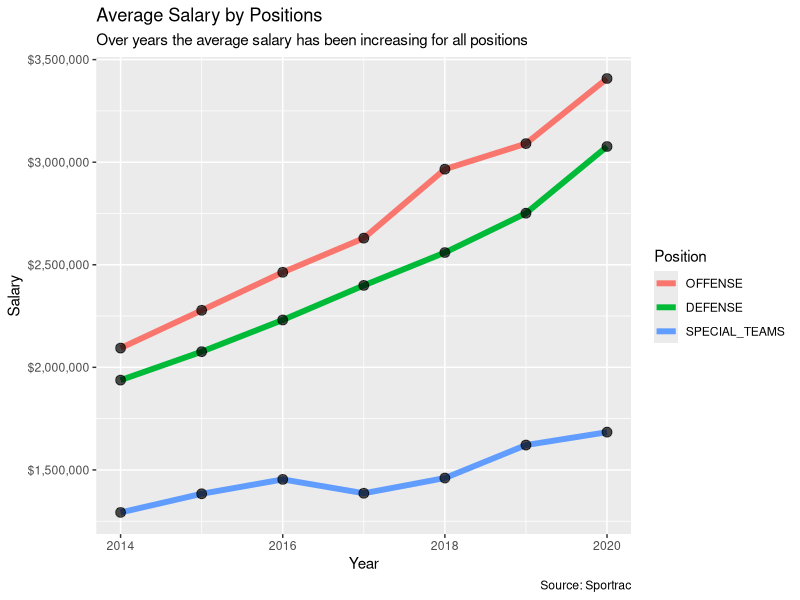

R code for this plot:
library(readxl)
library(tidyverse)
library(scales)
NFL_plot <- read_excel("NFL2.xlsx")
NFL_plot$Position = factor(NFL_plot$Position, levels = c("OFFENSE", "DEFENSE", "SPECIAL_TEAMS"))
NFL_plot <- NFL_plot |>
  ggplot(aes(x = Year, y = `Average Salary`, color = Position)) + 
  geom_line(size = 2) + geom_point(alpha = 0.7, size =3, color = "Black") +
  scale_y_continuous(labels=scales::dollar_format()) + 
  labs(title = "Average Salary by Positions",
       subtitle = "Over years the average salary has been increasing for all positions",
       y = "Salary", fill = "Position",
       caption = "Source: Sportrac")
  
write_rds(NFL_plot, "NFL_plot.rds")
         